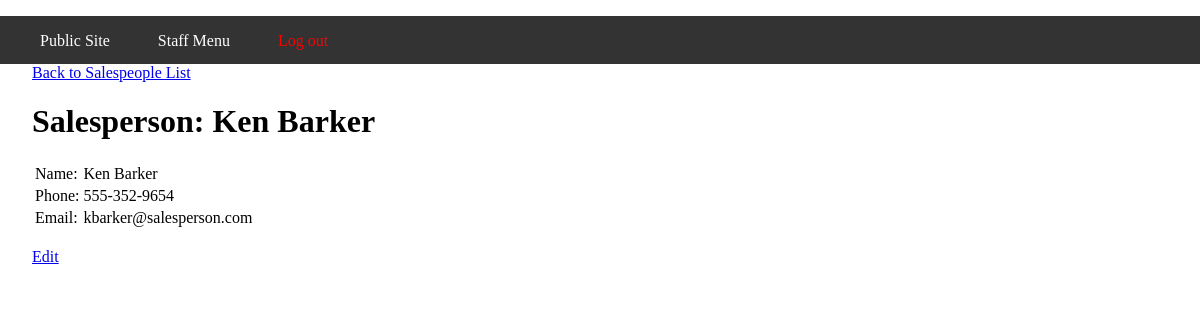
The page /globitek/public/staff/salespeople/show.php?id=5 (signed in) on the database its author committed.
### tables this page shows
CREATE TABLE `salespeople` (
  `id` int(11) NOT NULL,
  `first_name` varchar(255) DEFAULT NULL,
  `last_name` varchar(255) DEFAULT NULL,
  `phone` varchar(255) DEFAULT NULL,
  `email` varchar(255) DEFAULT NULL
);

### globitek/private/database.php (called while the page is built, shortened)
<?php
  function db_query($connection, $sql) {
    $result_set = mysqli_query($connection, $sql);
    return $result_set;
  }
  function db_fetch_assoc($result_set) {
    return mysqli_fetch_assoc($result_set);
  }
  function db_escape($connection, $string) {
    return mysqli_real_escape_string($connection, $string);
  }
?>

### globitek/private/query_functions.php (called while the page is built, shortened)
<?php
  function find_salesperson_by_id($id=0) {
    global $db;
    $sql = "SELECT * FROM salespeople ";
    $sql .= "WHERE id='" . db_escape($db, $id) . "' ";
    $sql .= "LIMIT 1;";
    $salespeople_result = db_query($db, $sql);
    return $salespeople_result;
  }
?>

### globitek/private/functions.php (called while the page is built, shortened)
<?php
  function h($string="") {
    return htmlspecialchars($string);
  }
  function u($string="") {
    return urlencode($string);
  }
?>

### globitek/public/staff/salespeople/show.php (the view, shortened to what this page needs)
<?php
$id = $_GET['id'];
$salespeople_result = find_salesperson_by_id($id);
$salesperson = db_fetch_assoc($salespeople_result);
?>
<div id="main-content">
  <a href="index.php">Back to Salespeople List</a><br />
  <h1>Salesperson: <?php echo h($salesperson['first_name']) . " " . h($salesperson['last_name']); ?></h1>
  <?php
    echo "<table id=\"salesperson\">";
    echo "<tr>";
    echo "<td>Name: </td>";
    echo "<td>" . h($salesperson['first_name']). " " . h($salesperson['last_name']) . "</td>";
    echo "</tr>";
    echo "<tr>";
    echo "<td>Phone: </td>";
    echo "<td>" . h($salesperson['phone']) . "</td>";
    echo "</tr>";
    echo "<tr>";
    echo "<td>Email: </td>";
    echo "<td>" . h($salesperson['email']) . "</td>";
    echo "</tr>";
    echo "</table>";
  ?>
  <br />
  <a href="edit.php?id=<?php echo h(u($salesperson['id'])); ?>">Edit</a><br />
</div>
<?php include(SHARED_PATH . '/footer.php'); ?>

### globitek/private/shared/header.php (style rules this page uses)
html, body { margin: 0; padding: 0; height: 100%; width: 100%; }
#main-content { padding: 0 2em; }

### rows shown on the page
salespeople: first_name "Ken", last_name "Barker", phone "555-352-9654", email "kbarker@salesperson.com"
